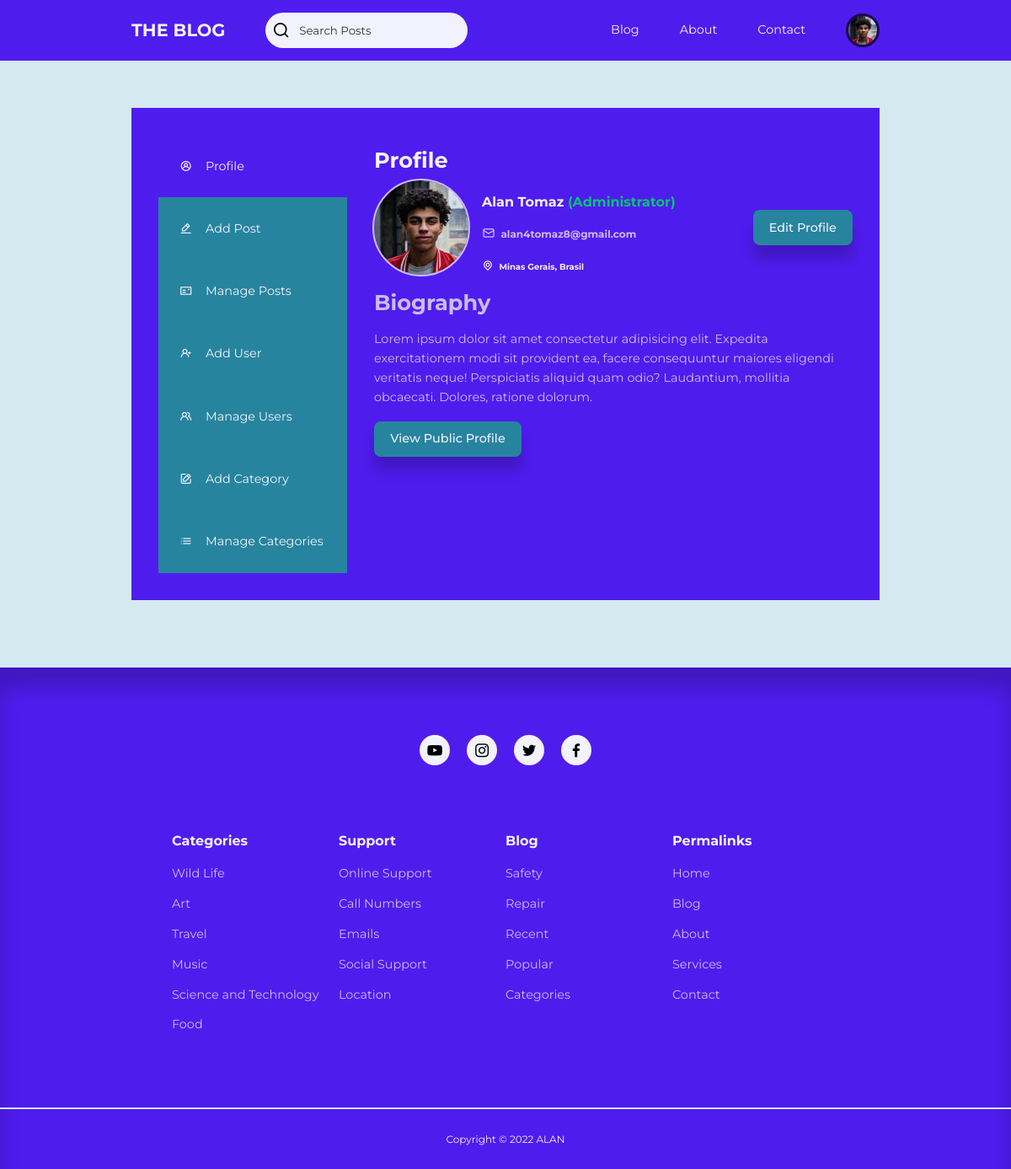
/admin/index.php (signed in), run on the app's committed database.
### tables this page shows
CREATE TABLE `users` (
  `id` int(11) UNSIGNED NOT NULL,
  `firstname` varchar(50) NOT NULL,
  `lastname` varchar(50) NOT NULL,
  `username` varchar(50) NOT NULL,
  `email` varchar(100) NOT NULL,
  `location` varchar(100) NOT NULL,
  `biography` text NOT NULL,
  `password` varchar(255) NOT NULL,
  `avatar` varchar(255) NOT NULL,
  `is_admin` tinyint(1) NOT NULL
);

### admin/partials/header.php (called while the page is built, shortened)
<?php
require $_SERVER['DOCUMENT_ROOT'] . '/My Blog/partials/header.php';

### admin/index.php (the view, shortened to what this page needs)
<?php
include $_SERVER['DOCUMENT_ROOT'] . '/My Blog/admin/partials/header.php';
$id = $_SESSION['user-id'];
$query = "SELECT * FROM users WHERE id = $id";
$result  = mysqli_query($connection, $query);
$user = mysqli_fetch_assoc($result);
$avatar = $user["avatar"];
$name = $user["firstname"] . " " . $user["lastname"];
$location = $user["location"];
$bio = $user["biography"];
$email = $user["email"];
?>
<section class="profile-section">
    <div class="container profile-container">
        <div class="profile-sidebar">
            <a href="<?php echo ROOT_URL ?>admin/index.php" class="profile-sidebar-active"><i class="uil uil-user-circle"></i>
                <h5>Profile</h5>
            </a>
            <a href="<?php echo ROOT_URL ?>admin/pages/add-post.php"><i class="uil uil-edit-alt"></i>
                <h5>Add Post</h5>
            </a>
            <a href="<?php echo ROOT_URL ?>admin/pages/manage-posts.php"><i class="uil uil-postcard"></i>
                <h5>Manage Posts</h5>
            </a>
            <?php if (isset($_SESSION['user-is-admin'])) : ?>
                <a href="<?php echo ROOT_URL ?>admin/pages/add-user.php"><i class="uil uil-user-plus"></i>
                    <h5>Add User</h5>
                </a>
                <a href="<?php echo ROOT_URL ?>admin/pages/manage-users.php"><i class="uil uil-users-alt"></i>
                    <h5>Manage Users</h5>
                </a>
                <a href="<?php echo ROOT_URL ?>admin/pages/add-category.php"><i class="uil uil-edit"></i>
                    <h5>Add Category</h5>
                </a>
                <a href="<?php echo ROOT_URL ?>admin/pages/manage-categories.php"><i class="uil uil-list-ul"></i>
                    <h5>Manage Categories</h5>
                </a>
            <?php endif ?>
        </div>
        <div class="profile-info">
            <h3 class="profile-title">Profile</h3>
            <div class="profile-user">
                <div class="profile-user-info">
                    <div class="profile-user-avatar">
                        <img src="<?php echo ROOT_URL . 'img/' . $avatar ?>">
                    </div>
                    <div class="profile-user-content">
                        <h5 class="user-name">
                            <?= $name ?>
                            <?php if (isset($_SESSION["user-is-admin"])) : ?>
                                <span class="admin"> (Administrator)</span>
                            <?php endif ?>
                        </h5>
                        <h6 class="user-email"><i class="uil uil-envelope-alt"></i><?= $email ?></h6>
                        <small><i class="uil uil-location-point"></i><?= $location ?></small>
                    </div>
                </div>
                <div class="edit-profile">
                    <a href="<?php echo ROOT_URL ?>admin/pages/edit-profile.php?id=<?= $id ?>" class="btn"> Edit Profile</a>
                </div>
            </div>
            <div class="profile-bio">
                <h1 class="profile-bio-title">Biography</h1>
                <p><?= substr($bio, 0, 1000) ?></p>
            </div>
            <a class="public-profile-btn btn" href="<?= ROOT_URL ?>pages/user-page.php?user=<?= $user["username"] ?>" style="margin-top: 1rem;">
                View Public Profile
            </a>
        </div>
    </div>
</section>
<?php
include $_SERVER['DOCUMENT_ROOT'] . '/My Blog/partials/footer.php';
?>

### partials/header.php (shortened to what this page needs)
<?php
require $_SERVER['DOCUMENT_ROOT'] . '/My Blog/admin/config/database.php';
if (isset($_SESSION['user-id'])) {
    $id = filter_var($_SESSION['user-id'], FILTER_SANITIZE_FULL_SPECIAL_CHARS);
    $query = "SELECT avatar from users WHERE id = '$id'";
    $result = mysqli_query($connection, $query);
    $avatar = mysqli_fetch_assoc($result);
}
?>
<!DOCTYPE html>
<html lang="en">
<head>
    <link rel="stylesheet" href="<?php echo ROOT_URL ?>css/style.css">
    <link rel="stylesheet" href="https://unicons.iconscout.com/release/v4.0.0/css/line.css">
</head>
<body>
    <nav>
        <div class="container nav-container">
            <ul class="nav-items nav-items-left">
                <li><a href="<?php echo ROOT_URL ?>index.php" class="nav-logo">THE BLOG</a></li>
                <li>
                    <div class="nav-search-container">
                        <form class="nav-search" action="<?php echo ROOT_URL ?>pages/search-posts.php" method="GET">
                            <i class="uil uil-search"></i>
                            <input type="search" name="search" placeholder="Search Posts">
                        </form>
                    </div>
                </li>
            </ul>
            <ul class="nav-items nav-items-right">
                <li><a href="<?php echo ROOT_URL ?>pages/blog.php">Blog</a></li>
                <li><a href="<?php echo ROOT_URL ?>pages/about.php">About</a></li>
                <li><a href="<?php echo ROOT_URL ?>pages/contact.php">Contact</a></li>
                <?php if (isset($_SESSION["user-id"])) : ?>
                    <li class="nav-profile">
                        <div class="avatar">
                            <img src="<?php echo ROOT_URL . 'img/' . $avatar["avatar"] ?>">
                        </div>
                    </li>
                <?php else : ?>
                    <li><a href="<?php echo ROOT_URL ?>pages/signin.php">Sign In</a></li>
                    <li><a class="sign-up" href="<?php echo ROOT_URL ?>pages/signup.php">Sign Up</a> </li>
                <?php endif ?>
            </ul>
        </div>
    </nav>

### data on the page
users: avatar (picture), name "Alan Tomaz", email "alan4tomaz8@gmail.com", location "Minas Gerais, Brasil", biography "Lorem ipsum dolor sit amet consectetur adipisicing elit. Expedita exercitationem modi sit provident ea, facere consequuntur maiores eligendi veritatis neque! Perspiciatis aliquid quam odio? Laudantium, mollitia obcaecati. Dolores, ratione dolorum."
